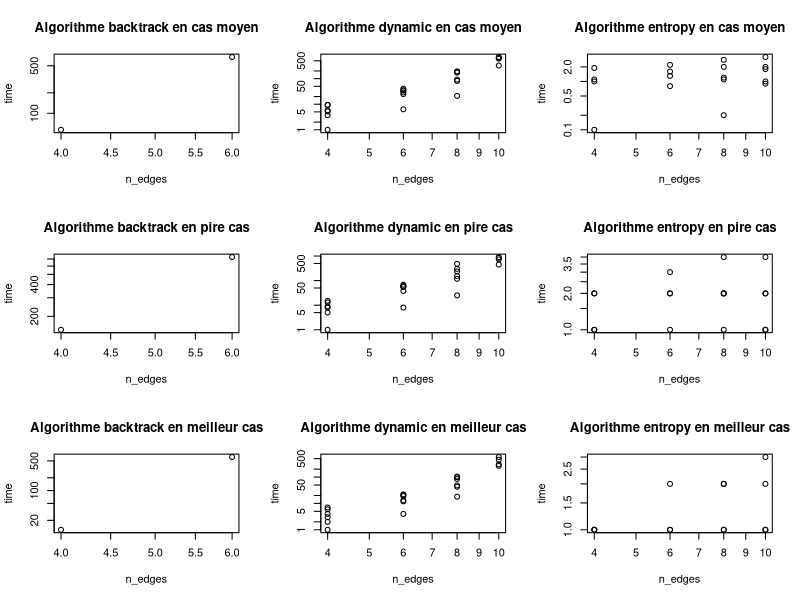
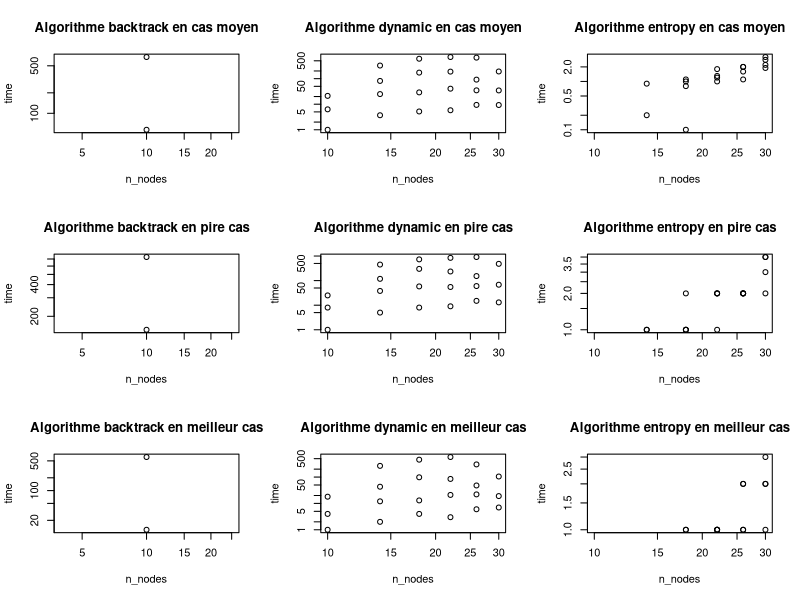
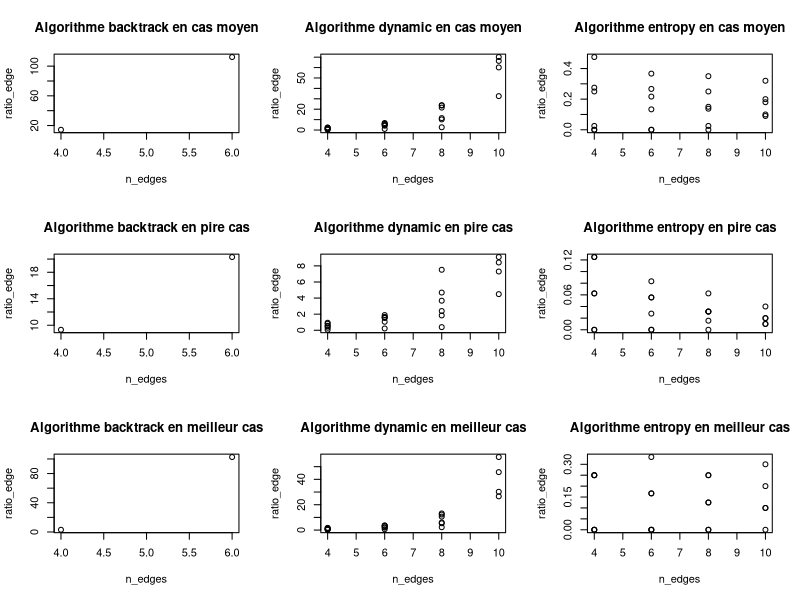
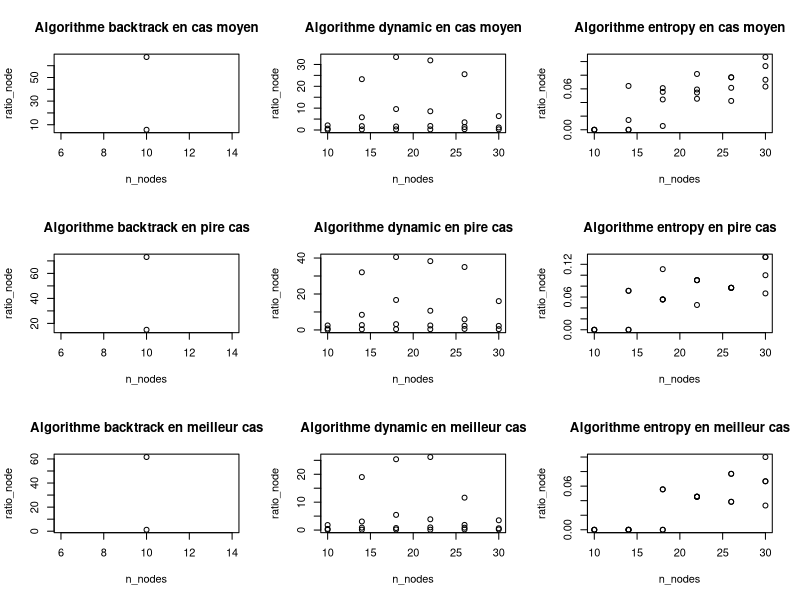
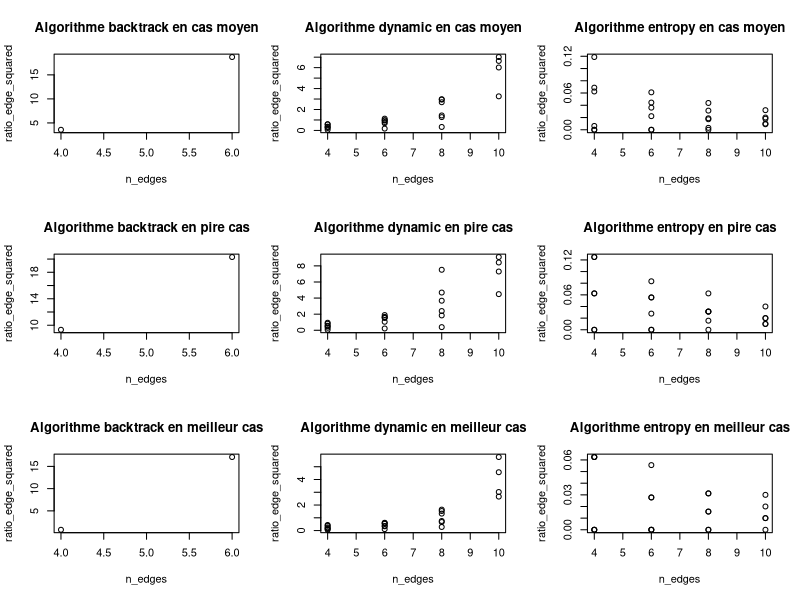
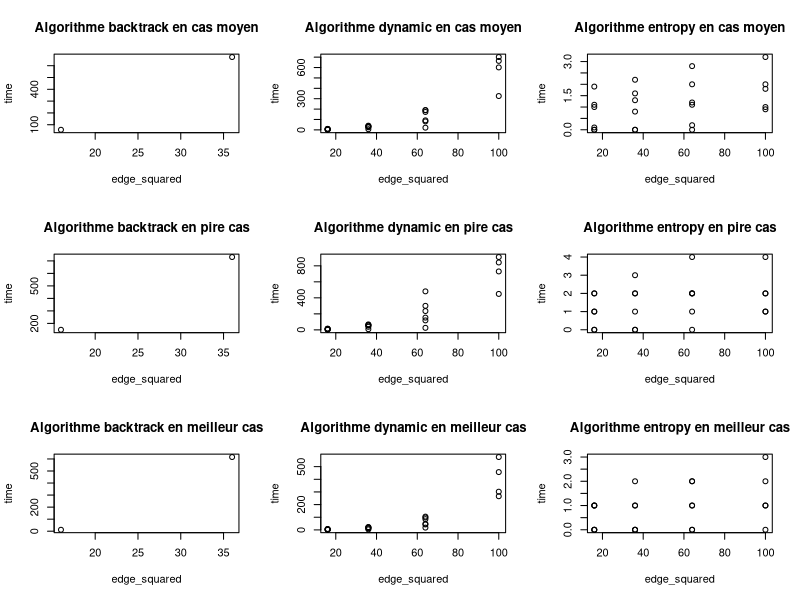
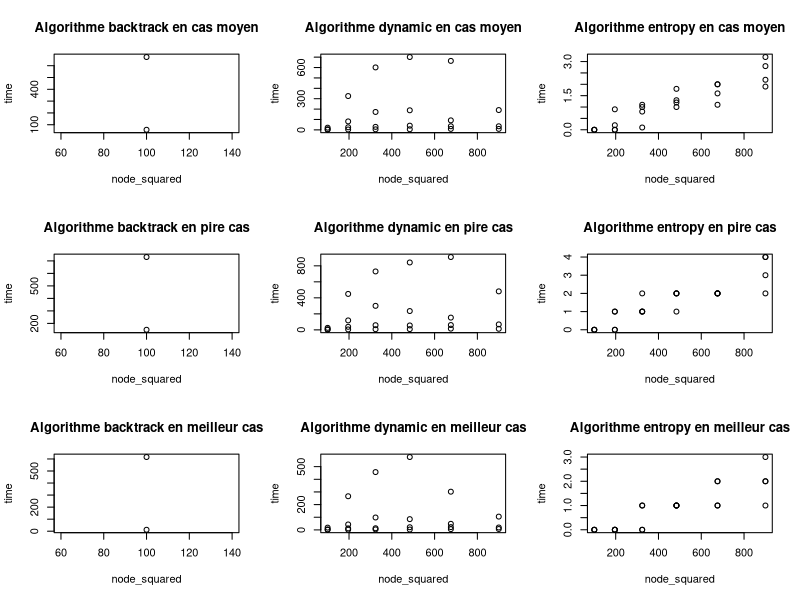
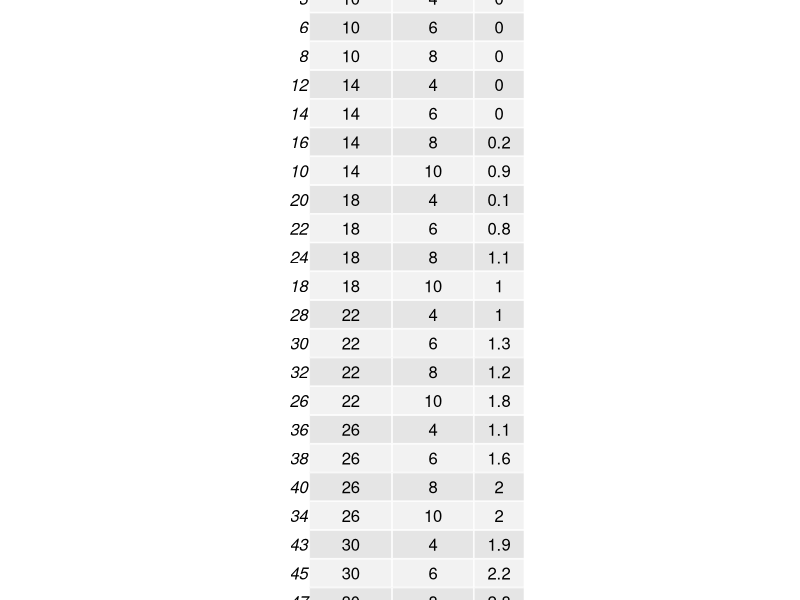

Recreate these plots in R, in order.
#!/usr/local/bin/Rscript
library(gridExtra)
write_csv <- function(algo, data=avg, cas=boner)
{
	# Select rows where algo == algo
	table <- data[
					  data["algo"] == algo, # Select rows
					  c("n_nodes", "n_edges",  "time") # select columns
				  ]

	# File will be saved in Data/ directory and named with what case it is
	filename = paste(c("Data/",algo,"_",cas), collapse="")

	# Write table to csv file
	csv_filename = paste(c(filename,".csv"), collapse="")
	write.table(table, csv_filename, row.names=FALSE,sep=",")

	# Save pdf of the table
	pdf_filename = paste(c(filename,".pdf"), collapse="")
	pdf(pdf_filename)
	grid.table(table)
	dev.off()
}

plot_algos <- function(filename, data, x="n_edges", y="time", log="")
{
	pdf(filename, width=8.5, height=11)
	par(mfrow=c(3,3))
	# Do each graph except for (Algo=counting, Series=2)
	cas = c("cas moyen","pire cas", "meilleur cas")
	i = 1
	for(d in data){
		for(algo in c("backtrack","dynamic","entropy")){
			title <- paste(c("Algorithme ", algo, " en ", cas[i]), collapse="")
			to_plot <- d[d["algo"]==algo,][,c(x,y)]
			plot(to_plot,log=log, main=title)
		}
		i = i+1
	}
	dev.off()
}



# Read the raw data
df <- read.table("Data/master_data.csv", header = TRUE, sep = ",")

# Aggregate the data with averages for same (series, algorithm)
avgs <- aggregate( df[c("time","number")], by=df[c("algo","n_nodes","n_edges","series")], mean)
avgs <- avgs[order( avgs[,"n_nodes"], avgs[,"n_edges"]),]
avgs$ratio_edge <- avgs$time / avgs$n_edges
avgs$ratio_edge_squared <- (avgs$time) / ( avgs$n_edges ** 2)
avgs$edge_squared <- (avgs$n_edges ** 2)
avgs$ratio_node <- avgs$time / avgs$n_nodes
avgs$node_squared <- avgs$n_nodes ** 2

max <- aggregate( df[c("time")], by=df[c("algo","n_nodes","n_edges","series")], max)
max <- max[order( max[,"n_nodes"], max[,"n_edges"]),]
max$ratio_edge <- max$time / ( max$n_edges ** 2)
max$ratio_edge_squared <- max$time / ( max$n_edges ** 2)
max$edge_squared <- (max$n_edges ** 2)
max$ratio_node <- max$time / max$n_nodes
max$node_squared <- max$n_nodes ** 2

min <- aggregate( df[c("time")], by=df[c("algo","n_nodes","n_edges","series")], min)
min <- min[order( min[,"n_nodes"], min[,"n_edges"]),]
min$ratio_edge <- min$time / min$n_edges
min$ratio_edge_squared <- (min$time) / ( min$n_edges ** 2)
min$edge_squared <- (min$n_edges ** 2)
min$ratio_node <- min$time / min$n_nodes
min$node_squared <- min$n_nodes ** 2

data_list = list(avgs,max,min)

# Make a log-log graph
# plot_log_log(filename="Graphs/avg-loglog.pdf", data=avgs)

plot_algos(filename="Graphs/test_log_log_edge.pdf", data=data_list, x="n_edges",y="time", log="xy")
plot_algos(filename="Graphs/test_log_log_nodes.pdf", data=data_list, x="n_nodes", y="time", log="xy")

plot_algos(filename="Graphs/test_ratio_edge.pdf", data=data_list, x="n_edges", y="ratio_edge")
plot_algos(filename="Graphs/test_ratio_node.pdf", data=data_list, x="n_nodes", y="ratio_node")
plot_algos(filename="Graphs/test_ratio_edge_squared.pdf", data=data_list, x="n_edges", y="ratio_edge_squared")

plot_algos(filename="Graphs/test_const_edge_squared.pdf", data=data_list, x="edge_squared", y="time")
plot_algos(filename="Graphs/test_const_node_squared.pdf", data=data_list, x="node_squared", y="time")


# Write the csv's and the
cas = c("cas moyen","pire cas", "meilleur cas")
i = 1
for(data in data_list){
	for(algo in c("entropy", "backtrack", "dynamic")){
		write_csv(algo=algo, data=data,cas=cas[i])
	}
	i = i+1

}
# avgs[ avgs["algo"] == "dynamic", ]
# max[ max["algo"] == "dynamic", ]
# min[ min["algo"] == "dynamic", ]
